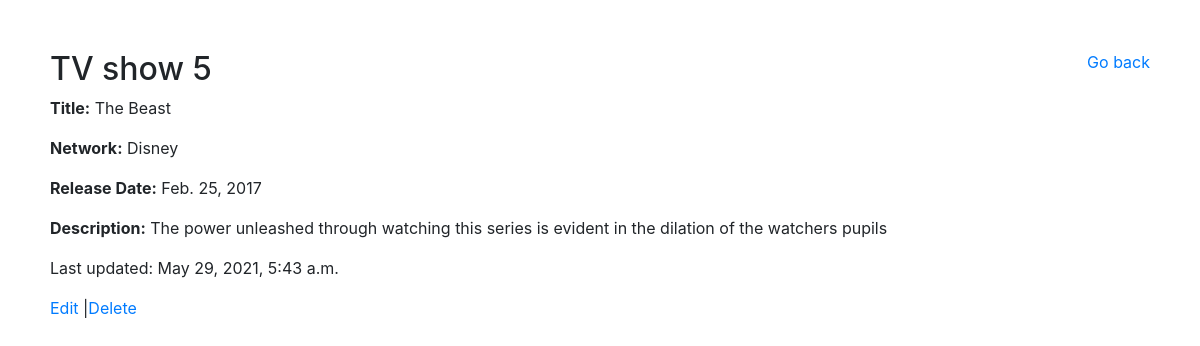
The app's page /show/5 with its own data.
### validated_show_app/models.py (models this page shows)
class Show(models.Model):
    title= models.CharField(max_length=255)
    network= models.CharField(max_length=255)
    release_date= models.DateField(auto_now_add=False, auto_now=False, blank=True, null=True)
    description= models.TextField(null=True)
    created_at= models.DateTimeField(auto_now_add=True)
    updated_at= models.DateTimeField(auto_now=True)
    objects=ShowManager()

### validated_show_app/views.py (the view)
# urls.py: path('show/<int:show_id>', views.show),
def show(request, show_id):
    show_select = Show.objects.get(id=show_id)
    context = {
        'show': show_select
    }
    return render(request, 'show.html', context)

### validated_show_app/templates/show.html (shortened to what this page needs)
<!DOCTYPE html>
<html lang="en">
<head>
    <link rel="stylesheet" href="https://maxcdn.bootstrapcdn.com/bootstrap/4.0.0/css/bootstrap.min.css">
    {% load static %}
    <link rel="stylesheet" href="{% static 'styles.css' %}">
</head>
<body>
    <div class="container-md">
        <div class="leader">
            <h2>TV show {{ show.id }}</h2>
            <a href="/back">Go back</a>
        </div>
        <div class="showDetails">
            <p><b>Title:</b> {{ show.title }}</p>
            <p><b>Network:</b> {{ show.network }}</p>
            <p><b>Release Date:</b> {{ show.release_date }}</p>
            <p><b>Description:</b> {{ show.description }}</p>
        </div>
        <div class="head">
            <p> Last updated: {{show.updated_at}}</p>
            <p> <a href="/edit/{{ show.id}}">Edit</a> |<a href="/delete/{{ show.id}}">Delete</a> </p>
        </div>
    </div>
</body>
</html>

### validated_show_app/static/styles.css (style rules this page uses)
* { margin: 0; padding: 0; }
.container-md { margin:auto; padding: 50px; }
.leader { display:flex; justify-content: space-between; }

### records on screen
Show: id "5", title "The Beast", network "Disney", release_date "Feb. 25, 2017", description "The power unleashed through watching this series is evident in the dilation of the watchers pupils", updated_at "May 29, 2021, 5:43 a.m."
